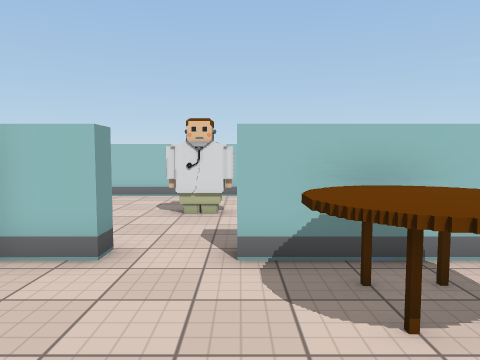
View 1 (above)

24 first-person views from a walk through a scene from a Unity 3-D project. The camera is 1.5 m above the floor, tilts 4° down and sees 70° across. The floor is counted in squares, 1 m on a side. Each view is taken from the middle of a square. On the plan, view 1 faces up. The plan holds only what a view shows up to about 16 squares ahead; the rest is blank. The place goes on beyond the plan. The player is left out. Door leaves are left out, so doorways stand open. Some surface patterns are stand-ins.

View 2
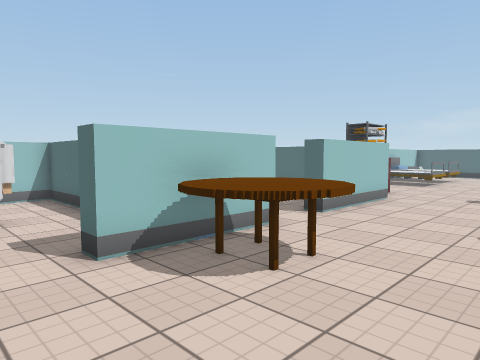

View 3
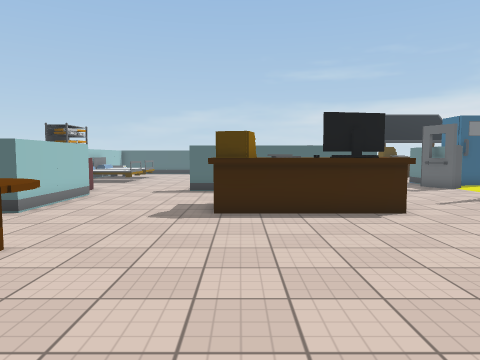

View 4
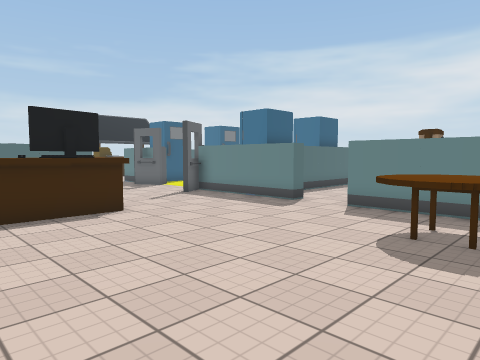

View 5
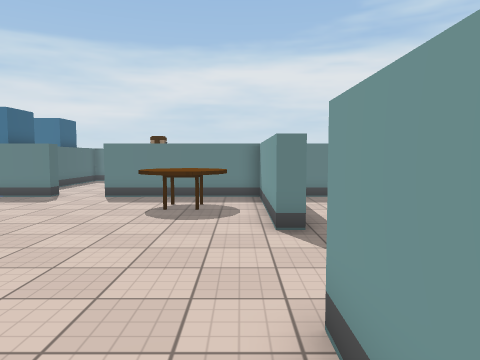

View 6
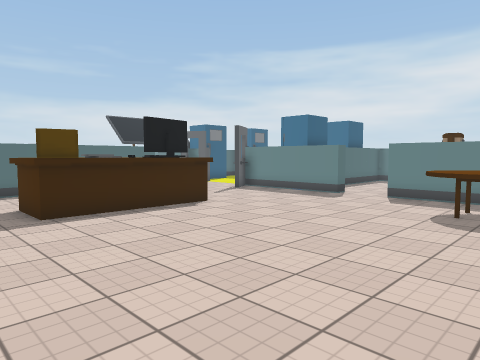

View 7
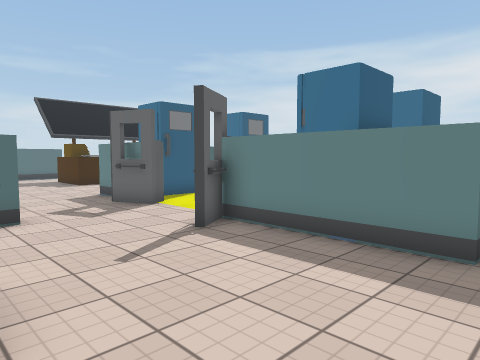

View 8
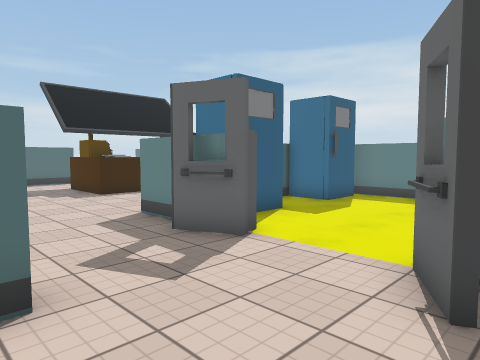

View 9
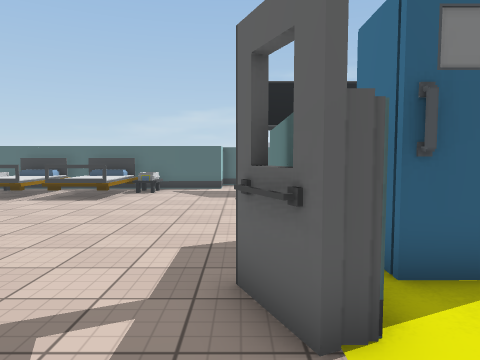

View 10
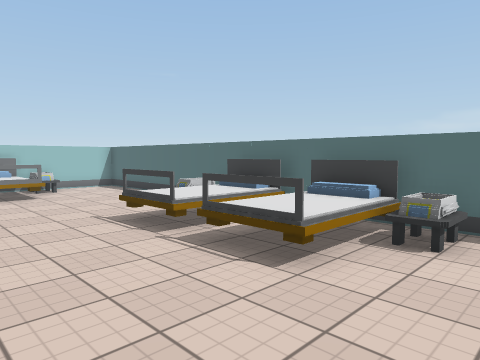

View 11
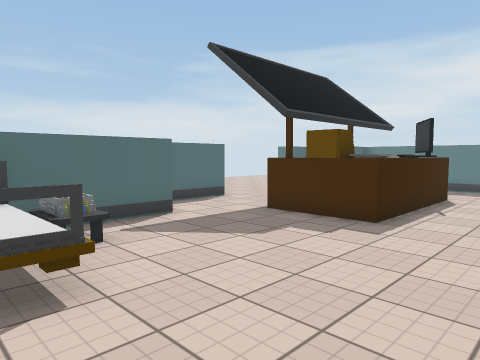

View 12
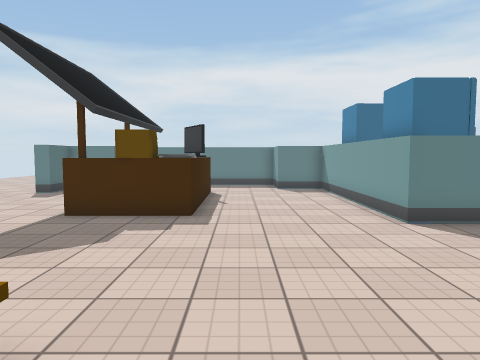

View 13
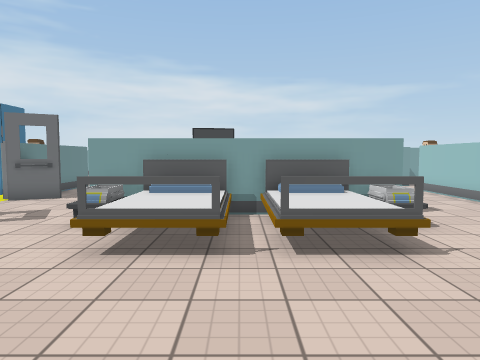

View 14
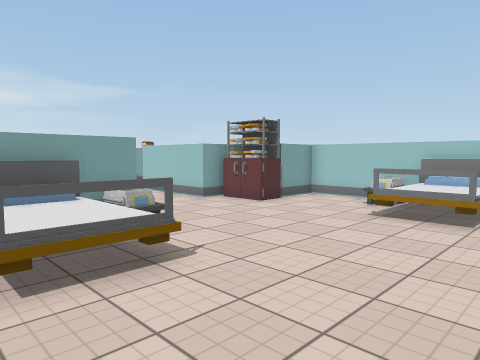

View 15
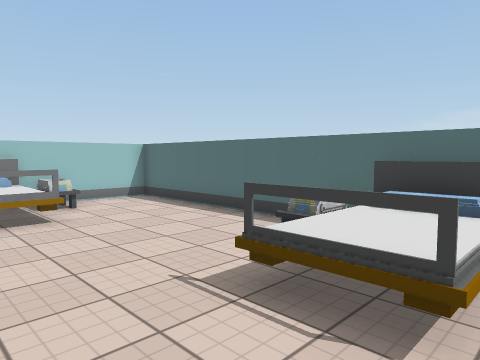

View 16
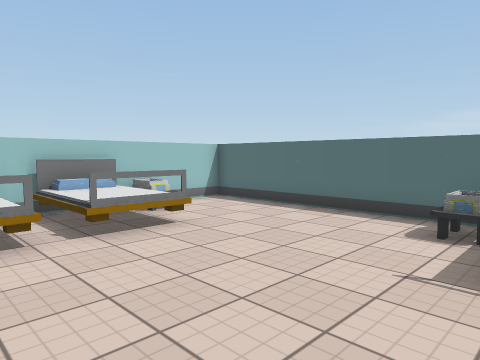

View 17
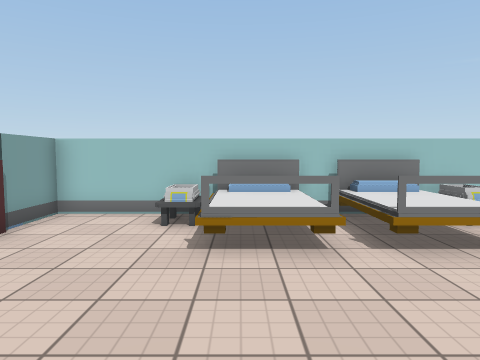

View 18
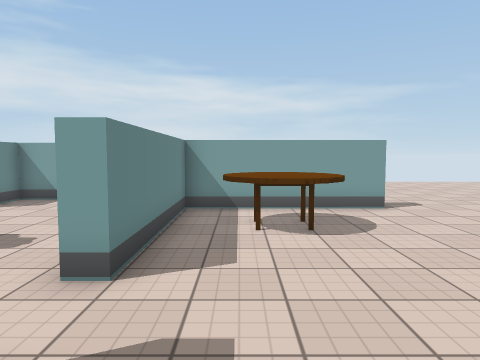

View 19
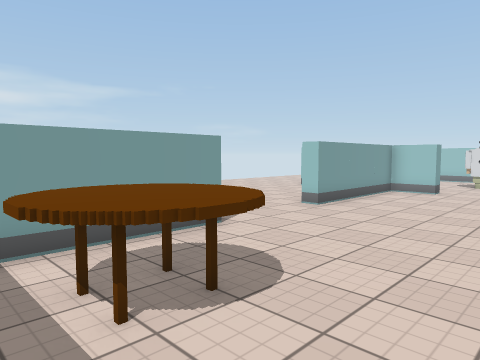

View 20
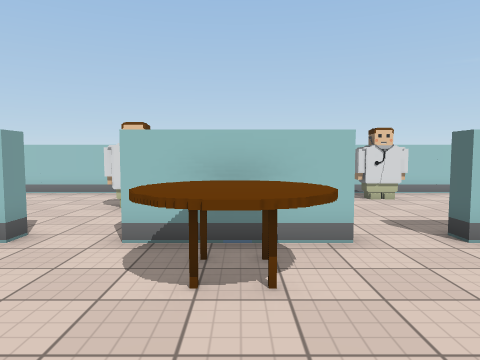

View 21
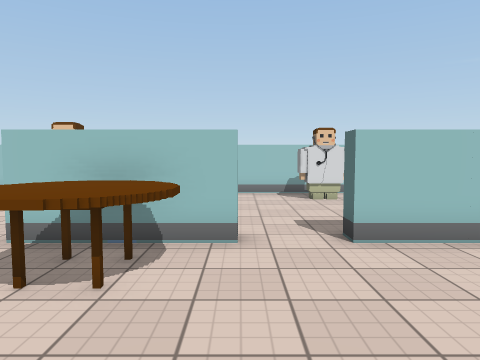

View 22
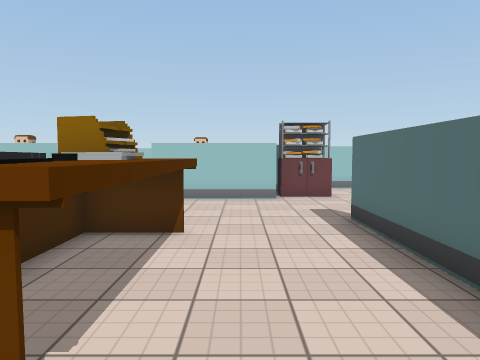

View 23
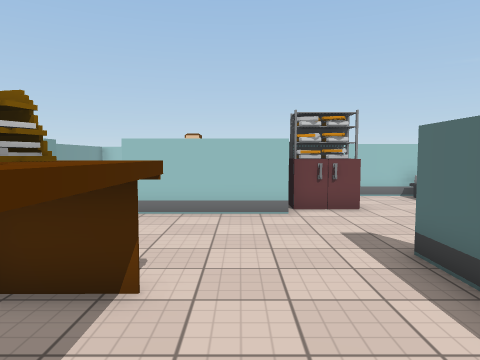

View 24
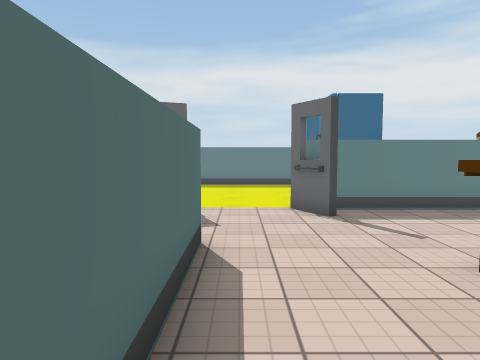

### Floor plan
Key: @ floor where view 1 was taken; # wall or solid block; . floor; D open door; = window, fence, low wall or low ledge; ^ raised ledge; T table; B bed; O other object.
Columns run from 10 left of view 1 to 29 right of it. Each row starts with its distance up from view 1.
 13    ###################
 12     ........# .......
 11      .......# ...#..
 10      .......# ......
  9       ...#..# .....   ###############
  8       ......  .....   #...O BBBBB...#
  7        .....  ....  ###...BBBBBB....#
  6        ..D.   .D..  #OO...BBBBBB....#
  5       ##DDD###DDD####.....BBB.BB....#
  4       #..D.OOO.D....................#
  3   ..  #....OOO......................#
  2 ..... #.....O.......................#
  1 ..... #...............#=...........=#
  0 ......#...@.....TTT...#BBBB.....BBBB#
 -1 .....DD.........TTT...#BBBB.....BBBB#
 -2 ....DDDD........TTT...#BBBB.....BBBB#
 -3   .DDDDDD.......TTT...#BBBB.....BBBB#
 -4     DDDD........TTT...#BBBB.....BBBB#
 -5      DD.........TTT...#BBBB.....BBBB#
 -6      .#...............#=..........O #
 -7      .#.OO..........................#
 -8     ..#.OOO.........................#
 -9     ..#.OOO.........................#
-10     ..#......D.....O...OO.............
-11     ########DDD#####...####...........#
-12           ...D.  OO.....OO#....#TT^...#
-13         .... ... O .....O #....T   ...D
-14       ....    ..#OO.....O #....^    .DDD
-15     #....     ..#  .......#....^^   DDDD
-16     #..          OO.....OO#....#T    DDD
-17     ##           OO.....OO#....##    .DD

Where each view was taken, in squares from view 1:
view 1: 0 up, 0 right, facing up
view 2: 0 up, 2 left, facing up-right
view 3: 1 down, 3 left, facing right
view 4: 1 down, 3 left, facing down-right
view 5: 2 up, 3 left, facing down
view 6: 2 up, 3 left, facing down-right
view 7: 5 down, 3 right, facing down-right
view 8: 6 down, 8 right, facing down-right
view 9: 10 down, 10 right, facing right
view 10: 8 down, 18 right, facing up-right
view 11: 4 down, 18 right, facing down-right
view 12: 3 down, 20 right, facing down
view 13: 3 down, 21 right, facing left
view 14: 3 down, 20 right, facing up-left
view 15: 3 down, 19 right, facing up-right
view 16: 1 down, 17 right, facing up-right
view 17: 0 up, 17 right, facing up
view 18: 9 down, 6 right, facing left
view 19: 10 down, 2 right, facing up-left
view 20: 1 down, 2 right, facing up
view 21: 1 down, 4 right, facing up
view 22: 7 down, 9 right, facing up
view 23: 4 down, 9 right, facing up
view 24: 1 down, 11 right, facing down
